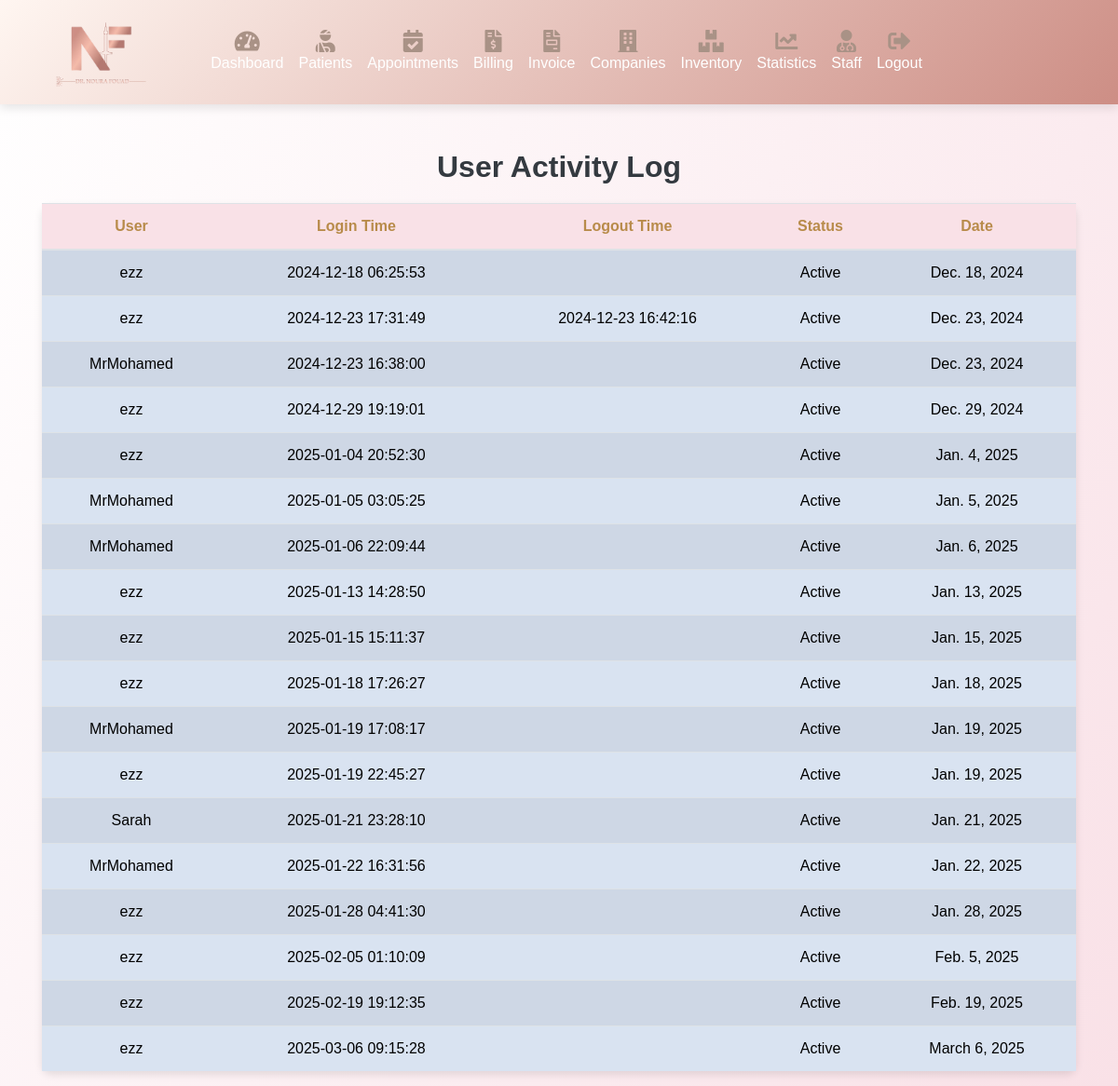
The page /user-activity/ (signed in) on the database its author committed.
### webapp/models.py (models this page shows, shortened)
class UserActivity(models.Model):
    user = models.ForeignKey(User, on_delete=models.CASCADE)
    login_time = models.DateTimeField(null=True, blank=True)
    logout_time = models.DateTimeField(null=True, blank=True)
    is_active = models.BooleanField(default=False)  # حالة المستخدم (نشط/غير نشط)
    date = models.DateField(auto_now_add=True)  # تاريخ اليوم

### webapp/views.py (the view)
# urls.py: path('user-activity/', views.user_activity_view, name='user_activity'),
def user_activity_view(request):
    activities = UserActivity.objects.all()  # جلب جميع سجلات النشاط
    return render(request, 'web/user_activity.html', {'activities': activities})

### templates/web/user_activity.html (shortened to what this page needs)
{%extends 'base.html'%}
{%block content%}
<!DOCTYPE html>
<html lang="en">
<head>
    <link rel="stylesheet" href="https://stackpath.bootstrapcdn.com/bootstrap/4.5.2/css/bootstrap.min.css">
</head>
<body>
    <div class="container mt-5">
        <h2>User Activity Log</h2>
        <table class="table table-striped">
            <thead>
                <tr>
                    <th>User</th>
                    <th>Login Time</th>
                    <th>Logout Time</th>
                    <th>Status</th>
                    <th>Date</th>
                </tr>
            </thead>
            <tbody>
                {% if activities %}
                    {% for activity in activities %}
                    <tr>
                        <td data-label="User">{{ activity.user.username }}</td>
                        <td data-label="Login Time">{{ activity.login_time|date:"Y-m-d H:i:s" }}</td>
                        <td data-label="Logout Time">{{ activity.logout_time|date:"Y-m-d H:i:s" }}</td>
                        <td data-label="Status">{{ activity.is_active|yesno:"Active,Inactive" }}</td>
                        <td data-label="Date">{{ activity.date }}</td>
                    </tr>
                    {% endfor %}
                {% else %}
                    <tr>
                        <td colspan="5" class="no-activity">No user activities found.</td>
                    </tr>
                {% endif %}
            </tbody>
        </table>
    </div>
</body>
</html>
{%endblock%}

### templates/parts/navbar.html (style rules this page uses)
* { box-sizing: border-box; margin: 0; padding: 0; font-family: 'Arial', sans-serif; }

### templates/web/user_activity.html (style rules this page uses)
body { background: linear-gradient(120deg, #ffffff, #f9e1e7); font-family: 'Arial', sans-serif; }
h2 { color: #343a40; text-align: center; margin-bottom: 20px; font-weight: bold; }
.table { background-color: white; border-radius: 10px; box-shadow: 0 4px 8px rgba(0, 0, 0, 0.1); }
.table thead th { background-color: #f9e1e7; color: #b88b4a; text-align: center; }
.table tbody tr { transition: transform 0.2s ease; }
.table tbody td { vertical-align: middle; text-align: center; }

### rows shown on the page
UserActivity: user.username "ezz", login_time "2024-12-18 06:25:53", is_active "Active", date "Dec. 18, 2024"
UserActivity: user.username "ezz", login_time "2024-12-23 17:31:49", logout_time "2024-12-23 16:42:16", is_active "Active", date "Dec. 23, 2024"
UserActivity: user.username "MrMohamed", login_time "2024-12-23 16:38:00", is_active "Active", date "Dec. 23, 2024"
UserActivity: user.username "ezz", login_time "2024-12-29 19:19:01", is_active "Active", date "Dec. 29, 2024"
UserActivity: user.username "ezz", login_time "2025-01-04 20:52:30", is_active "Active", date "Jan. 4, 2025"
UserActivity: user.username "MrMohamed", login_time "2025-01-05 03:05:25", is_active "Active", date "Jan. 5, 2025"
UserActivity: user.username "MrMohamed", login_time "2025-01-06 22:09:44", is_active "Active", date "Jan. 6, 2025"
UserActivity: user.username "ezz", login_time "2025-01-13 14:28:50", is_active "Active", date "Jan. 13, 2025"
UserActivity: user.username "ezz", login_time "2025-01-15 15:11:37", is_active "Active", date "Jan. 15, 2025"
UserActivity: user.username "ezz", login_time "2025-01-18 17:26:27", is_active "Active", date "Jan. 18, 2025"
UserActivity: user.username "MrMohamed", login_time "2025-01-19 17:08:17", is_active "Active", date "Jan. 19, 2025"
UserActivity: user.username "ezz", login_time "2025-01-19 22:45:27", is_active "Active", date "Jan. 19, 2025"
UserActivity: user.username "Sarah", login_time "2025-01-21 23:28:10", is_active "Active", date "Jan. 21, 2025"
UserActivity: user.username "MrMohamed", login_time "2025-01-22 16:31:56", is_active "Active", date "Jan. 22, 2025"
UserActivity: user.username "ezz", login_time "2025-01-28 04:41:30", is_active "Active", date "Jan. 28, 2025"
UserActivity: user.username "ezz", login_time "2025-02-05 01:10:09", is_active "Active", date "Feb. 5, 2025"
UserActivity: user.username "ezz", login_time "2025-02-19 19:12:35", is_active "Active", date "Feb. 19, 2025"
UserActivity: user.username "ezz", login_time "2025-03-06 09:15:28", is_active "Active", date "March 6, 2025"
